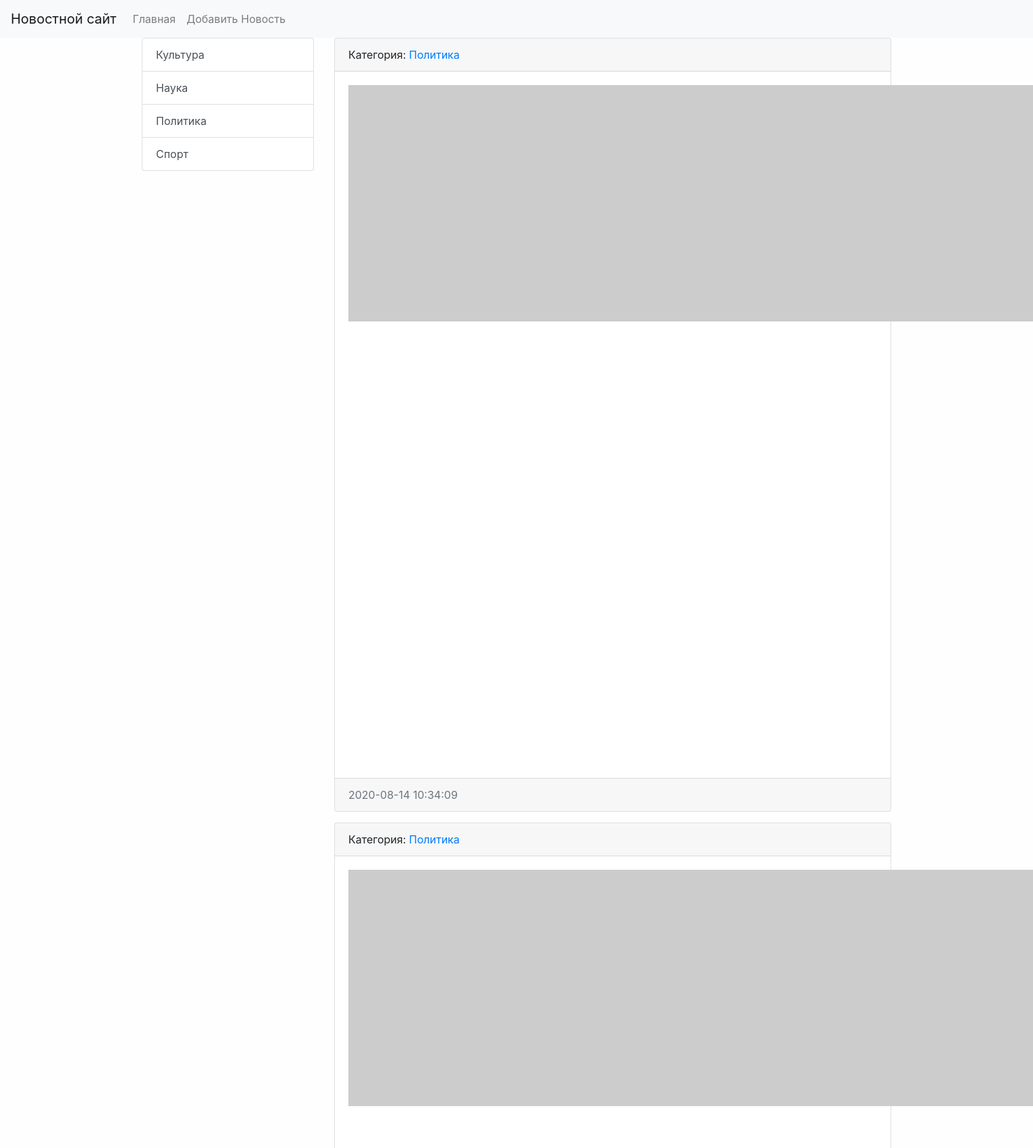
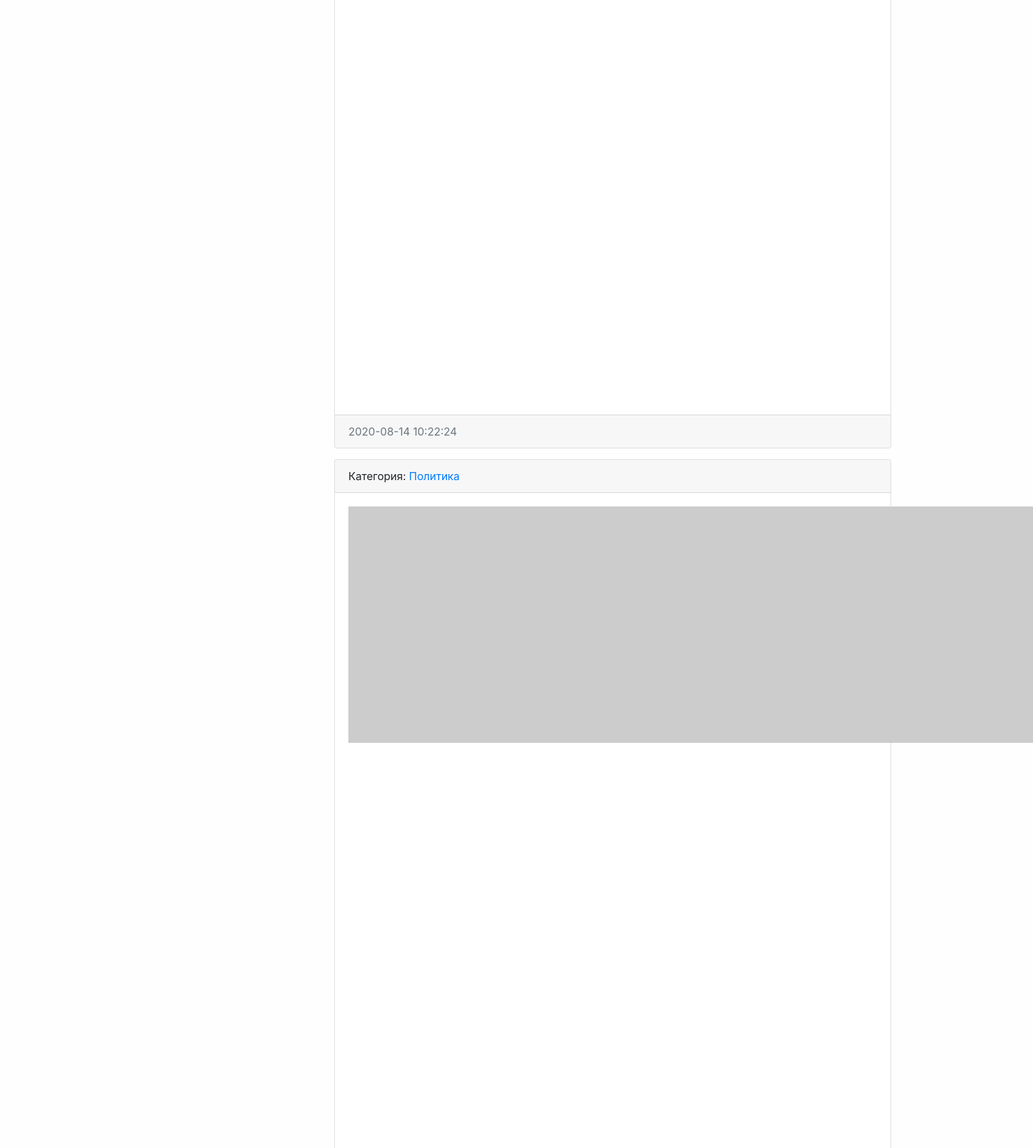
Screenshot of /category/3/ (upper part) with the database file from the repository (2 pictures, top to bottom).
### news/models.py (models this page shows, shortened)
class Category(models.Model):
    title = models.CharField(max_length=150, db_index=True, verbose_name='Наименование категории')
    def get_absolute_url(self):
        return reverse('category', kwargs={'category_id': self.pk})
    def __str__(self):
        return self.title
    class Meta:
        verbose_name = 'Категорию'
        verbose_name_plural = 'Категории'
        ordering = ['title']

class News(models.Model):
    title = models.CharField(max_length=150, verbose_name='Наименование')
    content = models.TextField(blank=True, verbose_name='Контент')
    created_at = models.DateTimeField(auto_now_add=True, verbose_name='Дата публикации')
    updated_at = models.DateTimeField(auto_now=True, verbose_name='Обновлено')
    photo = models.ImageField(upload_to='photos/%Y/%m/%d/', verbose_name='Фото', blank=True)
    is_published = models.BooleanField(default=True, verbose_name='Опубликовано')
    category = models.ForeignKey('Category', on_delete=models.PROTECT, verbose_name='Категория')
    def get_absolute_url(self):
        return reverse('view_news', kwargs={'pk': self.pk})
    class Meta:
        verbose_name = 'Новость'
        verbose_name_plural = 'Новости'
        ordering = ['-created_at']

### news/views.py (the view)
# urls.py: path('category/<int:category_id>/', NewsByCategory.as_view(), name='category'),
class NewsByCategory(ListView):
    model = News
    template_name = 'news/home_news_list.html'
    context_object_name = 'news'
    allow_empty = False
    def get_context_data(self, *, object_list=None, **kwargs):
        context = super().get_context_data(**kwargs)
        context['title'] = Category.objects.get(pk=self.kwargs['category_id'])
        return context
    def get_queryset(self):
        return News.objects.filter(category_id=self.kwargs['category_id'], is_published=True)

### news/templatetags/news_tags.py (called while the page is built)
@register.inclusion_tag('news/list_categories.html')
def show_categories():
    categories = Category.objects.all()
    return {'categories': categories}

### news/templates/news/home_news_list.html (shortened to what this page needs)
{% extends "base.html" %}
{% block sidebar %}
{%include 'inc/_sidebar.html'%}
{% endblock %}
{% block content %}
{%for item in news %}
<div class="card mb-3">
    <div class="card-header">
        Категория: <a href="{{item.category.get_absolute_url}}">{{item.category}}</a>
    </div>
    <div class="card-body">
        <div class="media">
            {%if item.photo %}
            <img src="{{item.photo.url}}" alt="" width="350" class="mr-3">
            {%else%}
            <img src="https://picsum.photos/id/1060/350/235/" alt="" class="mr-3">
            {%endif%}
        </div>
    </div>
    <div class="card-footer text-muted">
        {{item.created_at|date:"Y-m-d H:i:s"}}
    </div>
</div>
{%endfor%}
{% endblock %}

### news/templates/news/list_categories.html
<div class="list-group">
    {%for item in categories %}
    <a href="{{item.get_absolute_url}}" class="list-group-item list-group-item-action">{{item.title}}</a>
    {%endfor%}
</div>

### mysite/static/css/style.css (style rules this page uses)
body { background-color: #fefefe; }

### rows the page displays
Category: title "Культура"
Category: title "Наука"
Category: title "Политика"
Category: title "Спорт"
News: category "Политика", created_at "2020-08-14 10:34:09"
News: category "Политика", created_at "2020-08-14 10:22:24"
News: category "Политика"
